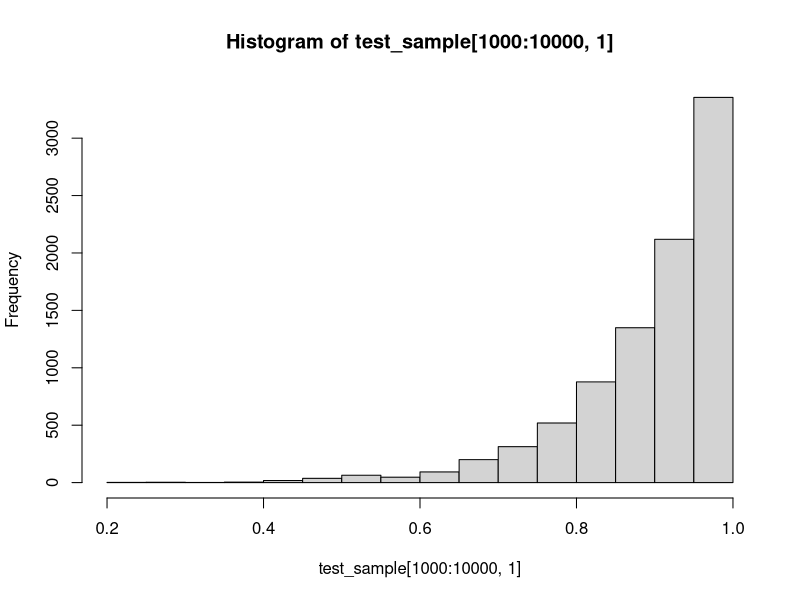
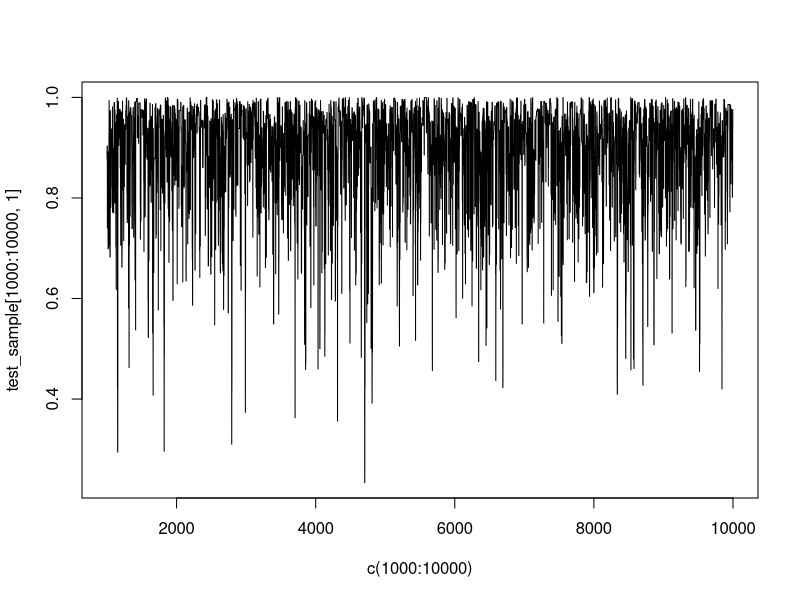

Recreate these plots in R, in order.
## This script illustrates the Metropolis-Hastings algorithm for
## approximating the posterior distribution of the time of infection
## in a simple SIS model
## Author: Volodymyr M. Minin
## last update: 07/16/2023

#' Compute log-likelihood of the disease trajectory of an individual who starts susceptible and become infected during the observation time period
#' 
#' @param inf_time Time of infection (in the notes denoted by I)
#' @param inf_rate Infection rate (lambda_1 in the notes)
#' @param clear_rate Clearance rate (lambda_2 in the notes)
#' @param total_time Length of observation time period (T in the notes)
#'
#' @return Numberic value of the log-likelihood: log(lambda_1) - lambda_1*I - lambda_2*(T-I)
#'
#' @examples
#' sis_log_like(0.4, 0.1, 2.2, 1.0)
sis_log_like = function(inf_time, inf_rate, clear_rate, total_time){
 return(log(inf_rate) - inf_rate*inf_time - clear_rate*(total_time-inf_time))
}

#' Compute log-likelihood of the disease trajectory of an individual who starts susceptible and become infected during the observation time period
#' 
#' @param cur_inf_time Current infection time (in the notes denoted by t_c)
#' @param inf_rate Infection rate (lambda_1 in the notes)
#' @param total_time Length of observation time period (T in the notes)
#' @param win_half_len half the length of the uniform proposal distribution interval (delta in the notes)
#'
#' @return Numberic value of the proposed infection time (t_p in the notes)
#'
#' @examples
#' sis_proposal(0.4, 1.0, 1.5)
sis_proposal = function(cur_inf_time, total_time, win_half_len){
   
  new_inf_time = cur_inf_time + runif(1,-win_half_len, win_half_len)
   
  if (new_inf_time < 0){
     new_inf_time = -new_inf_time
  }else{
    if (new_inf_time > total_time){
      new_inf_time = 2*total_time - new_inf_time 
    }
  }
   
  return(new_inf_time)
}

#' Run MCMC to approximate the posterior distribution of the infection time
#' 
#' @param start_inf_time Initial time of infection at MCMC iteration 1
#' @param inf_rate Infection rate (lambda_1 in the notes)
#' @param clear_rate Clearance reate (lambda_2 in the notes)
#' @param total_time Length of observation time period (T in the notes)
#' @param win_half_len half the length of the uniform proposal distribution interval (delta in the notes)
#' @param chain_len Number of MCMC iterations
#'
#' @return Numeric matrix with rows corresponding to MCMC iterations and columns to values of "inf_time", "log_like", and "acc_ind," where "acc_ind" is an indicator of whether the proposed infection time was accepted or rejected 
#'
#' @examples
#' inf_time_mcmc(start_inf_time=0.1, inf_rate=0.2, clear_rate=2, total_time=1.0, win_half_len=0.2, chain_len=10000)
inf_time_mcmc = function(start_inf_time, inf_rate, clear_rate, total_time, win_half_len, chain_len){
  
  result_mat = matrix(0, chain_len, 3)
  colnames(result_mat) = c("inf_time", "log_like", "acc_ind")
  
  cur_inf_time= start_inf_time
  result_mat[1,1] = start_inf_time
  result_mat[1,2] = sis_log_like(start_inf_time, inf_rate, clear_rate, total_time)
  
  for (i in 2:chain_len){
    prop_inf_time = sis_proposal(cur_inf_time, total_time, win_half_len)
    
    mh_log_ratio = sis_log_like(prop_inf_time, inf_rate, clear_rate, total_time) - 
      sis_log_like(cur_inf_time, inf_rate, clear_rate, total_time)
    
    
    if (log(runif(1)) < mh_log_ratio){
      result_mat[i,1] = prop_inf_time
      result_mat[i,2] = sis_log_like(prop_inf_time, inf_rate, clear_rate, total_time)
      result_mat[i,3] = 1
      cur_inf_time = prop_inf_time
    }else{
      result_mat[i,1] = cur_inf_time
      result_mat[i,2] = sis_log_like(cur_inf_time, inf_rate, clear_rate, total_time)
    }
  }
  
  return(result_mat)
}

## run the above functions

test_sample = inf_time_mcmc(start_inf_time=0.1, inf_rate=0.1, clear_rate=10, total_time=1.0, win_half_len=0.5, chain_len=10000)

summary(test_sample[1000:10000,])

hist(test_sample[1000:10000,1])
plot(c(1000:10000), test_sample[1000:10000,1], type="l")
